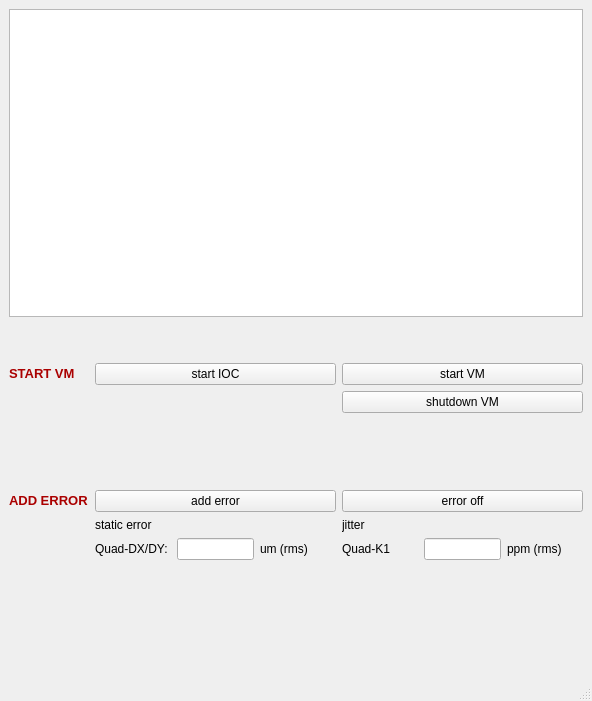
<?xml version="1.0" encoding="UTF-8"?>
<ui version="4.0">
 <class>MainWindow</class>
 <widget class="QMainWindow" name="MainWindow">
  <property name="geometry">
   <rect>
    <x>0</x>
    <y>0</y>
    <width>592</width>
    <height>701</height>
   </rect>
  </property>
  <property name="windowTitle">
   <string>Virtual Machine</string>
  </property>
  <widget class="QWidget" name="centralwidget">
   <layout class="QVBoxLayout" name="verticalLayout_2">
    <item>
     <widget class="QTextEdit" name="textEdit"/>
    </item>
    <item>
     <spacer name="verticalSpacer_3">
      <property name="orientation">
       <enum>Qt::Vertical</enum>
      </property>
      <property name="sizeType">
       <enum>QSizePolicy::Fixed</enum>
      </property>
      <property name="sizeHint" stdset="0">
       <size>
        <width>20</width>
        <height>40</height>
       </size>
      </property>
     </spacer>
    </item>
    <item>
     <layout class="QVBoxLayout" name="verticalLayout">
      <item>
       <layout class="QFormLayout" name="formLayout">
        <item row="0" column="0">
         <widget class="QLabel" name="label">
          <property name="text">
           <string>&lt;html&gt;&lt;head/&gt;&lt;body&gt;&lt;p&gt;&lt;span style=&quot; font-size:10pt; font-weight:600; color:#aa0000;&quot;&gt;START VM&lt;/span&gt;&lt;/p&gt;&lt;/body&gt;&lt;/html&gt;</string>
          </property>
         </widget>
        </item>
        <item row="0" column="1">
         <layout class="QGridLayout" name="gridLayout_3">
          <item row="0" column="1">
           <widget class="QPushButton" name="start_vm">
            <property name="text">
             <string>start VM</string>
            </property>
           </widget>
          </item>
          <item row="0" column="0">
           <widget class="QPushButton" name="start_ioc">
            <property name="text">
             <string>start IOC</string>
            </property>
           </widget>
          </item>
         </layout>
        </item>
        <item row="2" column="1">
         <spacer name="verticalSpacer">
          <property name="orientation">
           <enum>Qt::Vertical</enum>
          </property>
          <property name="sizeHint" stdset="0">
           <size>
            <width>20</width>
            <height>40</height>
           </size>
          </property>
         </spacer>
        </item>
        <item row="3" column="0">
         <widget class="QLabel" name="label_2">
          <property name="text">
           <string>&lt;html&gt;&lt;head/&gt;&lt;body&gt;&lt;p&gt;&lt;span style=&quot; font-size:10pt; font-weight:600; color:#aa0000;&quot;&gt;ADD ERROR&lt;/span&gt;&lt;/p&gt;&lt;/body&gt;&lt;/html&gt;</string>
          </property>
         </widget>
        </item>
        <item row="3" column="1">
         <layout class="QGridLayout" name="gridLayout_2" columnstretch="0,0,0">
          <item row="0" column="0">
           <widget class="QPushButton" name="static_err">
            <property name="text">
             <string>add error</string>
            </property>
           </widget>
          </item>
          <item row="0" column="2">
           <widget class="QPushButton" name="err_off">
            <property name="text">
             <string>error off</string>
            </property>
           </widget>
          </item>
         </layout>
        </item>
        <item row="4" column="1">
         <layout class="QGridLayout" name="gridLayout">
          <item row="0" column="0">
           <widget class="QLabel" name="label_6">
            <property name="text">
             <string>static error</string>
            </property>
           </widget>
          </item>
          <item row="0" column="1">
           <widget class="QLabel" name="label_7">
            <property name="text">
             <string>jitter</string>
            </property>
           </widget>
          </item>
         </layout>
        </item>
        <item row="5" column="1">
         <layout class="QHBoxLayout" name="horizontalLayout">
          <item>
           <layout class="QGridLayout" name="gridLayout_4" columnstretch="1,1,1,1,1,1">
            <item row="0" column="1">
             <widget class="QLineEdit" name="QDXDYvalue">
              <property name="minimumSize">
               <size>
                <width>0</width>
                <height>0</height>
               </size>
              </property>
              <property name="maximumSize">
               <size>
                <width>80</width>
                <height>16777215</height>
               </size>
              </property>
             </widget>
            </item>
            <item row="0" column="4">
             <widget class="QLineEdit" name="QK1JITTER"/>
            </item>
            <item row="0" column="2">
             <widget class="QLabel" name="label_9">
              <property name="text">
               <string>um (rms)</string>
              </property>
             </widget>
            </item>
            <item row="0" column="0">
             <widget class="QLabel" name="label_4">
              <property name="text">
               <string>Quad-DX/DY:</string>
              </property>
             </widget>
            </item>
            <item row="2" column="1">
             <widget class="QLabel" name="label_3">
              <property name="text">
               <string/>
              </property>
             </widget>
            </item>
            <item row="0" column="3">
             <widget class="QLabel" name="label_8">
              <property name="text">
               <string>Quad-K1</string>
              </property>
             </widget>
            </item>
            <item row="1" column="1">
             <widget class="QLabel" name="label_5">
              <property name="text">
               <string/>
              </property>
             </widget>
            </item>
            <item row="0" column="5">
             <widget class="QLabel" name="label_10">
              <property name="text">
               <string>ppm (rms)</string>
              </property>
             </widget>
            </item>
           </layout>
          </item>
         </layout>
        </item>
        <item row="6" column="1">
         <spacer name="verticalSpacer_2">
          <property name="orientation">
           <enum>Qt::Vertical</enum>
          </property>
          <property name="sizeHint" stdset="0">
           <size>
            <width>20</width>
            <height>40</height>
           </size>
          </property>
         </spacer>
        </item>
        <item row="1" column="1">
         <layout class="QGridLayout" name="gridLayout_5">
          <item row="0" column="1">
           <widget class="QPushButton" name="shutdown_VM">
            <property name="text">
             <string>shutdown VM</string>
            </property>
           </widget>
          </item>
          <item row="0" column="0">
           <widget class="QLabel" name="label_11">
            <property name="text">
             <string/>
            </property>
           </widget>
          </item>
         </layout>
        </item>
       </layout>
      </item>
     </layout>
    </item>
   </layout>
  </widget>
  <widget class="QStatusBar" name="statusbar"/>
  <widget class="QMenuBar" name="menubar">
   <property name="geometry">
    <rect>
     <x>0</x>
     <y>0</y>
     <width>592</width>
     <height>20</height>
    </rect>
   </property>
  </widget>
 </widget>
 <resources/>
 <connections/>
</ui>
